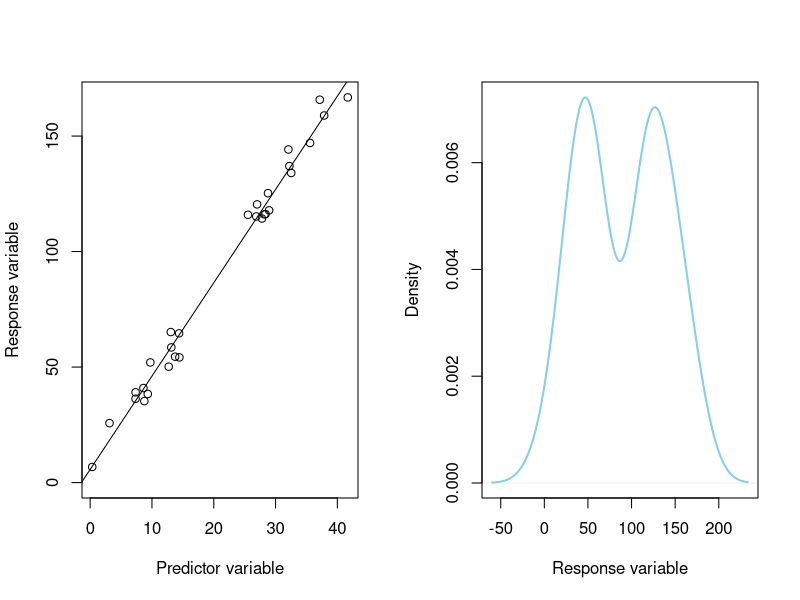
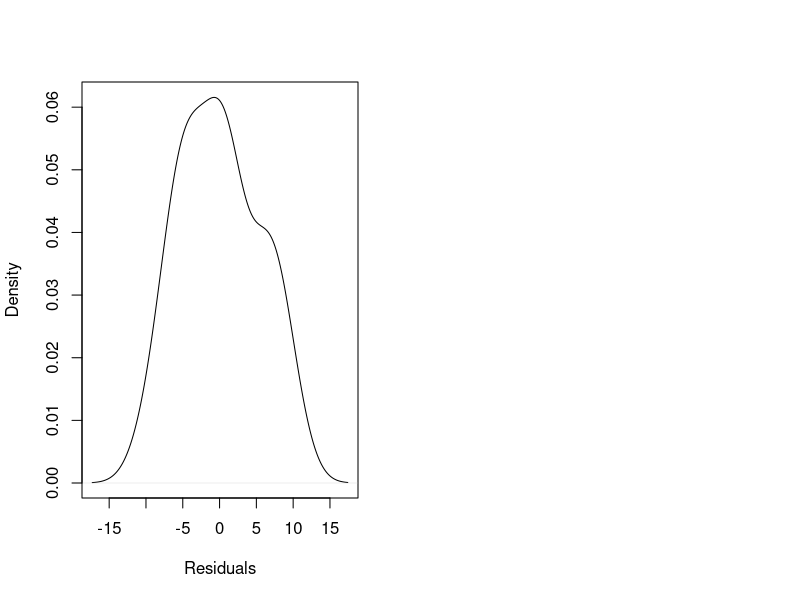
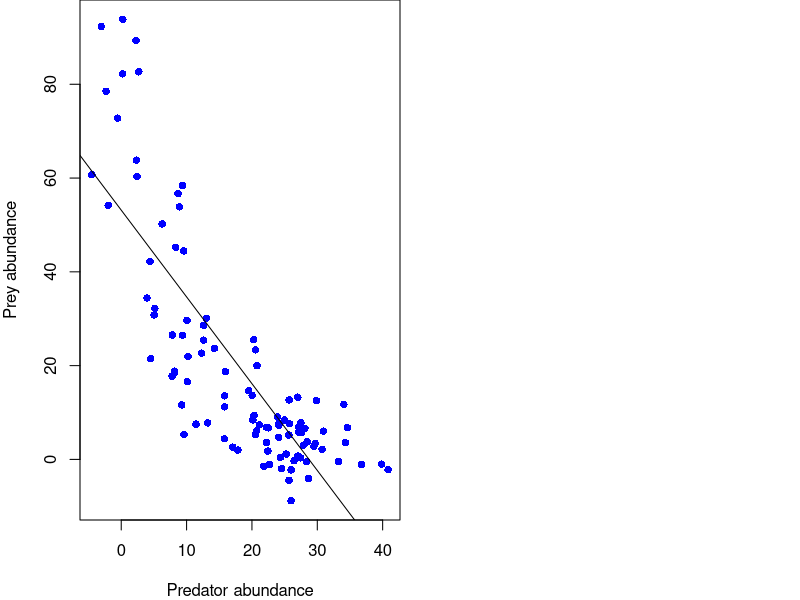
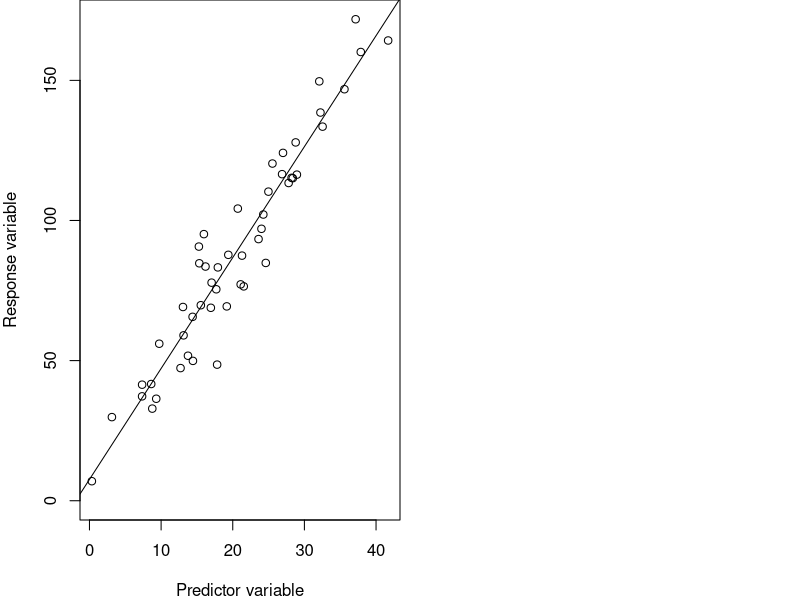
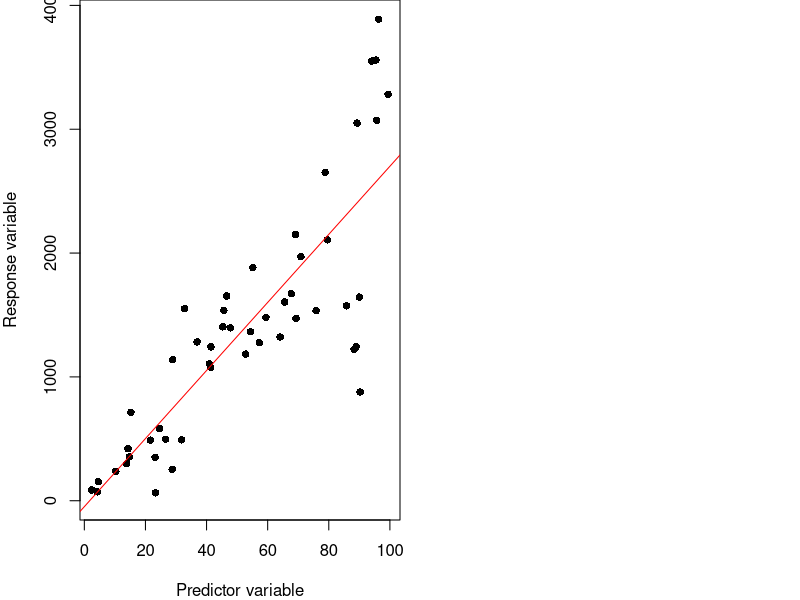
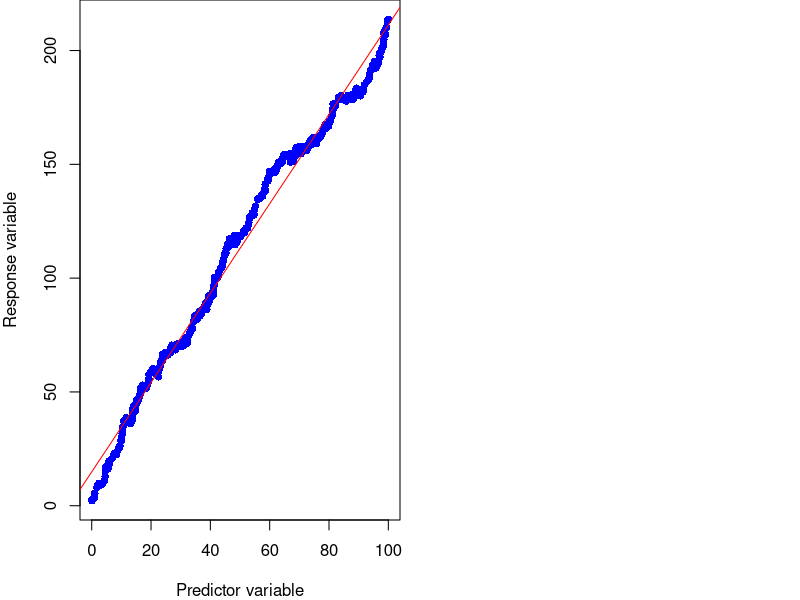
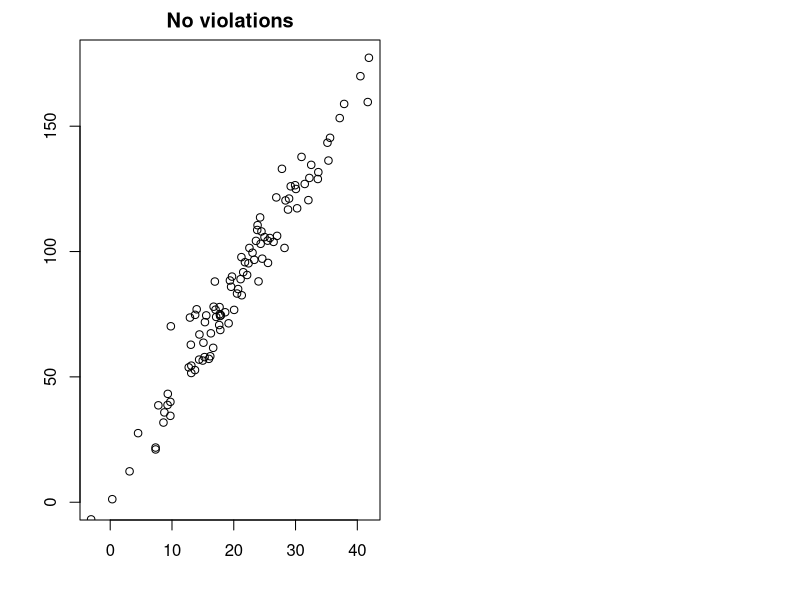
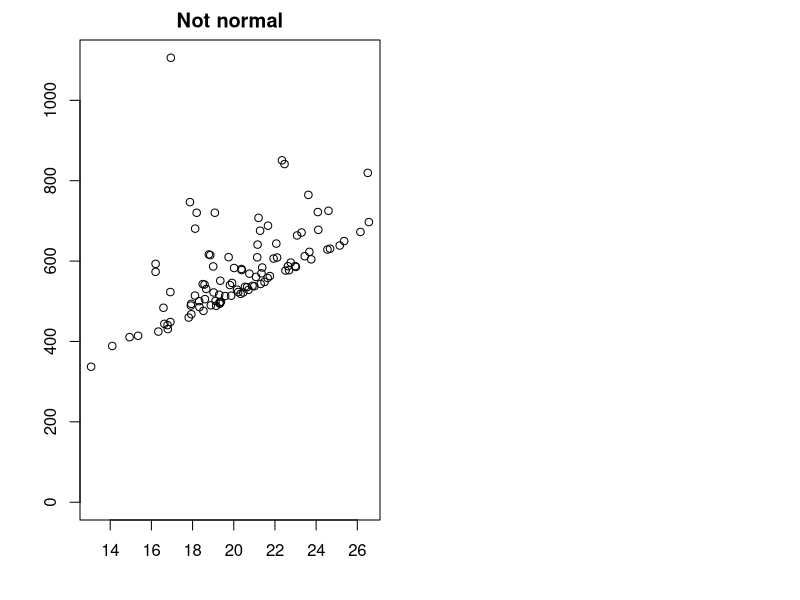

These figures' R source, in order: (Note: this script raises an error after producing the figures.)
## ---- chunk 1

knitr::opts_chunk$set(
	echo = TRUE,
	message = FALSE,
	warning = FALSE,
	cache = TRUE
)
## ---- chunk 2

#  NRES 710, Linear Regression (3)
#     University of Nevada, Reno
#     Assumptions of linear regression   

## ---- chunk 3
# Set the seed for reproducibility
set.seed(123)

# Set up the plotting area to display two plots side by side
par(mfrow = c(1, 2))

# Simulate data for the shallow slope
n <- 50
x1 <- rnorm(n, mean = 20, sd = 10)
y1 <- 5 + 4 * x1 + rnorm(n, mean = 0, sd = 8)

# Remove observations in the middle of x to create bimodal y
middle_range <- c(15, 25)
datum1 <- data.frame(x = x1, y = y1)
datum1 <- subset(datum1, x < middle_range[1] | x > middle_range[2])

# Plot the data with the shallow slope
plot(y ~ x, data = datum1,
     ylim=c(0, max(datum1$y)), xlab = "Predictor variable", ylab = "Response variable")

# Add a line to the plot for the shallow slope
results1 <- lm(y ~ x, data = datum1)
abline(results1)

# Plot the density of y
plot(density(datum1$y), col = "skyblue", xlab = "Response variable", ylab = "Density", main = "", lwd = 2)

# Examine normality of residuals
residuals <- resid(results1)
plot(density(residuals), xlab = "Residuals", main = "")
## ---- chunk 4
# Set the seed for reproducibility
set.seed(123); par(mar = c(4, 4, 0, 0)); par(mfrow=c(1,2))

# Simulate non-linear data
n <- 100
time <- seq(1, n)
prey_abundance <- 100 * exp(-0.05 * time) + rnorm(n, mean = 0, sd = 5)
predator_abundance <- 50 * (1 - exp(-0.01 * time)) + rnorm(n, mean = 0, sd = 5)

# Plot the data
plot(predator_abundance, prey_abundance, pch = 16, col = "blue",
     xlab = "Predator abundance", ylab = "Prey abundance")

# Fit a linear model
results <- lm(prey_abundance ~ predator_abundance)
abline(results)
## ---- chunk 5
# Set the seed for reproducibility
set.seed(123); par(mar = c(4, 4, 0, 0)); par(mfrow=c(1,2))

# Simulate data for the shallow slope
n <- 50
x1 <- rnorm(n, mean = 20, sd = 10)
y1 <- 5 + 4 * x1 + rnorm(n, mean = 0, sd = 12)

# Remove observations in the middle of x to create bimodal y
datum1 <- data.frame(x = x1, y = y1)

# Plot the data with the shallow slope
plot(y ~ x, data = datum1,
     ylim=c(0, max(datum1$y)), xlab = "Predictor variable", ylab = "Response variable")

# Add a line to the plot for the shallow slope
results1 <- lm(y ~ x, data = datum1)
abline(results1)
## ---- chunk 6
# Set the seed for reproducibility
set.seed(123); par(mar = c(4, 4, 0, 0)); par(mfrow=c(1,2))

# Simulate data with increasing variance (heteroscedasticity)
n <- 50
x1 <- runif(n, 0, 100)
y1 <- 20 + 25 * x1 + rnorm(n, mean = 0, sd = 10 * x1)

# Create a data frame
datum1 <- abs(data.frame(x = x1, y = y1))

# Fit a linear model
results1 <- lm(y ~ x, data = datum1)

# Predict values and calculate confidence intervals
predictions <- predict(results1, interval = "confidence", level = 0.95)
datum1 <- cbind(datum1, predictions)

# Plot the data
plot(datum1$x, datum1$y, ylim=c(0, max(datum1$y)), xlab = "Predictor variable", ylab = "Response variable", pch = 16)

# Add the regression line
abline(results1, col = "red")
## ---- chunk 7
# Set the seed for reproducibility
set.seed(123); par(mar = c(4, 4, 0, 0)); par(mfrow=c(1,2))

# # Simulate data with autocorrelation
# n <- 100
# x <- seq(1, n)
# phi <- 0.99  # Autoregressive parameter
# epsilon <- rnorm(n, mean = 0, sd = 5)  # Reduced noise term to make the autocorrelation more prominent
# y <- numeric(n)
# y[1] <- 5 + 2 * x[1] + epsilon[1]
# for (i in 2:n) {
#   y[i] <- 5 + 2 * x[i] + phi * (y[i-1] - (5 + 2 * x[i-1])) + epsilon[i]
# }
# 
# # Create a data frame
# data <- data.frame(x = x, y = y)

# Simulate data that are autocorrelated
n <- 500
x1 <- runif(n, 0, 100)

# Sort x1 from low to high
x1 <- sort(x1)

# Simulate error for each value using the mean of the previous value
error <- matrix(NA, length(x1), 1)
error[1,1] <- rnorm(1, mean = 0, sd = 1)
for (i in 2:length(x1)){
  error[i,1] <- rnorm(1, mean = error[i-1, 1], sd = 1)
}

# Create y values
y1 <- 3 + 2 * x1 + error

# Create dataframe
datum <- data.frame(x = x1, error = error, y = y1)

# Plot the data
plot(datum$x, datum$y, xlab = "Predictor variable", ylab = "Response variable", pch = 16, col = "blue")

# Fit a linear model
model <- lm(y ~ x, data = datum)

# Add the regression line to the graph
abline(model, col = "red")
## ---- chunk 8
# Load necessary libraries
library(knitr)

# Create the data frame
data <- data.frame(
  Group = c("Normality", "Linearity", "Homoscedasticity", "No autocorrelation"),
  `X-Y Scatterplot` = c("", "", "", ""),
  `Residuals Scatterplot` = c("", "", "", ""),
  `Histogram of Residuals` = c("", "", "", ""),
  `Autocorrelation Function (ACF)` = c("", "", "", "")
)

# Create the table
kable(data, col.names = c("Assumption", "X-Y Scatterplot", "Residuals Scatterplot", "Histogram of Residuals", "Autocorrelation Function (ACF)"))

## ---- chunk 9
# Set the seed for reproducibility
set.seed(123); par(mar = c(4, 4, 0, 0)); par(mfrow=c(1,2))

# Adjust margins: bottom, left, top, right
par(mar = c(4, 4, 2, 1))

# First, simulate data with no assumption violations
n <- 100
x1 <- rnorm(n, mean = 20, sd = 10)
y1 <- 5 + 4 * x1 + rnorm(n, mean = 0, sd = 8)

# Create dataframe
datum <- data.frame(x = x1, y = y1)

# Plot the data
plot(y ~ x, data = datum,
     ylim=c(0, max(datum$y)), xlab = "", ylab = "",
     main = "No violations")

## ---- chunk 10
# Set the seed for reproducibility
set.seed(123); par(mar = c(4, 4, 0, 0)); par(mfrow=c(1,2))

# Adjust graph margins: bottom, left, top, right
par(mar = c(4, 4, 2, 1))

# Second, simulate data with a violation of normality
n <- 100
x <- rnorm(n, mean = 20, sd = 3)
y <- 10 + 25 * x + rnorm(n, mean = 0, sd = 8)^2

# Create dataframe
datum <- data.frame(x = x, y = y)

# Plot the data
plot(y ~ x, data = datum,
     ylim=c(0, max(datum$y)), xlab = "", ylab = "",
     main = "Not normal")

## ---- chunk 11
# Set the seed for reproducibility
set.seed(123); par(mar = c(4, 4, 0, 0)); par(mfrow=c(1,2))

# Adjust graph margins: bottom, left, top, right
par(mar = c(4, 4, 2, 1))

# Simulate data with a violation of linearity
n <- 100
x <- runif(n, 0, 10)
y <- 3 + 2 * x - 0.18 * x^2 + rnorm(n, mean = 0, sd = 1)

# Create dataframe
datum <- data.frame(x = x, y = y)

# Plot the data
plot(y ~ x, data = datum,
     ylim=c(0, max(datum$y)), xlab = "", ylab = "",
     main = "Non-linear")

## ---- chunk 12
# Set the seed for reproducibility
set.seed(123); par(mar = c(4, 4, 0, 0)); par(mfrow=c(1,2))

# Adjust graph margins: bottom, left, top, right
par(mar = c(4, 4, 2, 1))

# Simulate data that are heteroscedastic
n <- 100
x1 <- runif(n, 0, 10)
y1 <- 5 + 4 * x1 + rnorm(n, mean = 0, sd = 1 * x1)

# Create dataframe
datum <- data.frame(x = x1, y = y1)

# Plot the data
plot(y ~ x, data = datum,
     ylim=c(0, max(datum$y)), xlab = "", ylab = "",
     main = "Heteroscedasticity")

## ---- chunk 13
# Set the seed for reproducibility
set.seed(123); par(mar = c(4, 4, 0, 0)); par(mfrow=c(1,2))

# Adjust graph margins: bottom, left, top, right
par(mar = c(4, 4, 2, 1))

# Simulate data that are autocorrelated
n <- 100
x1 <- runif(n, 0, 10)

# Sort x1 from low to high
x1 <- sort(x1)

# Simulate error for each value using the mean of the previous value
error <- matrix(NA, length(x1), 1)
error[1,1] <- rnorm(1, mean = 0, sd = 1)
for (i in 2:length(x1)){
  error[i,1] <- rnorm(1, mean = error[i-1, 1], sd = 1)
}

# Create y values
y1 <- 3 + 2 * x1 + error

# Create dataframe
datum <- data.frame(x = x1, error = error, y = y1)

# Plot the data
plot(y ~ x, data = datum,
     ylim=c(0, max(datum$y)), xlab = "", ylab = "",
     main = "Autocorrelation")

# Examine autocorrelation in the error term
print(datum[10:20,])

## ---- chunk 14
# Set the seed for reproducibility
set.seed(123)

# Set up the plotting area to display two plots side by side
par(mfrow = c(1, 2))

# Simulate data for the shallow slope
n <- 50
x1 <- rnorm(n, mean = 20, sd = 10)
y1 <- 5 + 4 * x1 + rnorm(n, mean = 0, sd = 8)

# Create dataframe
datum1 <- data.frame(x = x1, y = y1)

# Plot the data
plot(y ~ x, data = datum1,
     ylim=c(0, max(datum1$y)), xlab = "Predictor variable", ylab = "Response variable")

# Add a line to the plot for the shallow slope
results1 <- lm(y ~ x, data = datum1)
abline(results1)

# Calculate residuals
residuals1 <- residuals(results1)

# Plot the residuals
plot(datum1$x, residuals1, xlab = "Predictor variable", ylab = "Residuals")
abline(h = 0, col = "red", lty = 2)

## ---- chunk 15
# Set the seed for reproducibility
set.seed(111)

# Set up the plotting area to display two plots side by side
par(mfrow = c(1, 2))

# Simulate data for the shallow slope
n <- 100
x1 <- runif(n, 0, 50)
y1 <- 5 + 4 * x1 + rnorm(n, mean = 0, sd = 0.15 * x1)

# Create dataframe
datum1 <- data.frame(x = x1, y = y1)

# Plot the data
plot(y ~ x, data = datum1,
     ylim=c(0, max(datum1$y)), xlab = "Predictor variable", ylab = "Response variable")

# Add a line to the plot for the shallow slope
results1 <- lm(y ~ x, data = datum1)
abline(results1)

# Calculate residuals
residuals1 <- residuals(results1)

# Plot the residuals
plot(datum1$x, residuals1, xlab = "Predictor variable", ylab = "Residuals")
abline(h = 0, col = "red", lty = 2)

## ---- chunk 16
# Set the seed for reproducibility
set.seed(111)

# Set up the plotting area to display two plots side by side
par(mfrow = c(2, 2))

# Simulate data with non-normally distributed error
n <- 100
x <- rnorm(n, mean = 20, sd = 3)
y <- 10 + 25 * x + rnorm(n, mean = 0, sd = 8)^2

# Create dataframe
datum <- data.frame(x = x, y = y)

# Simple linear model
results1 <- lm(y ~ x, data = datum)

# Calculate residuals
residuals1 <- residuals(results1)

# Plot the residuals
plot(datum$x, residuals1, xlab = "", ylab = "", main = "Non-normal error")
abline(h = 0, col = "red", lty = 2)


### Simulate nonlinear data
n <- 100
x <- runif(n, 0, 10)
y <- 3 + 2 * x - 0.18 * x^2 + rnorm(n, mean = 0, sd = 1)

# Create dataframe
datum <- data.frame(x = x, y = y)

# Simple linear model
results1 <- lm(y ~ x, data = datum)

# Calculate residuals
residuals1 <- residuals(results1)

# Plot the residuals
plot(datum$x, residuals1, xlab = "", ylab = "", main = "Nonlinearity")
abline(h = 0, col = "red", lty = 2)


### Simulate data that are autocorrelated
n <- 100
x1 <- runif(n, 0, 10)

# Sort x1 from low to high
x1 <- sort(x1)

# Simulate error for each value using the mean of the previous value
error <- matrix(NA, length(x1), 1)
error[1,1] <- rnorm(1, mean = 0, sd = 1)
for (i in 2:length(x1)){
  error[i,1] <- rnorm(1, mean = error[i-1, 1], sd = 1)
}

# Create y values
y1 <- 3 + 2 * x1 + error

# Create dataframe
datum <- data.frame(x = x1, error = error, y = y1)

# Simple linear model
results1 <- lm(y ~ x, data = datum)

# Calculate residuals
residuals1 <- residuals(results1)

# Plot the residuals
plot(datum$x, residuals1, xlab = "", ylab = "", main = "Autocorrelation")
abline(h = 0, col = "red", lty = 2)


### Simulate heteroscedastic data
n <- 100
x1 <- runif(n, 0, 50)
y1 <- 5 + 4 * x1 + rnorm(n, mean = 0, sd = 0.15 * x1)

# Create dataframe
datum1 <- data.frame(x = x1, y = y1)

# Simple linear model
results1 <- lm(y ~ x, data = datum1)

# Calculate residuals
residuals1 <- residuals(results1)

# Plot the residuals
plot(datum1$x, residuals1, xlab = "", ylab = "", main = "Heteroscedasticity")
abline(h = 0, col = "red", lty = 2)

## ---- chunk 17
# Set the seed for reproducibility
set.seed(123)

# Set up the plotting area to display two plots side by side
par(mfrow = c(1, 2))

### Simulate data with normally distributed error
n <- 100
x1 <- rnorm(n, mean = 20, sd = 10)
y1 <- 5 + 4 * x1 + rnorm(n, mean = 0, sd = 8)

# Create dataframe
datum <- data.frame(x = x1, y = y1)

# Simple linear model
results1 <- lm(y ~ x, data = datum)

# Calculate residuals
residuals1 <- residuals(results1)

# Plot the residuals
hist(residuals1, xlab = "", ylab = "Frequency", main = "Normal error")

### Simulate data with non-normally distributed error
n <- 100
x <- rnorm(n, mean = 20, sd = 3)
y <- 10 + 25 * x + rnorm(n, mean = 0, sd = 8)^2

# Create dataframe
datum <- data.frame(x = x, y = y)

# Simple linear model
results1 <- lm(y ~ x, data = datum)

# Calculate residuals
residuals1 <- residuals(results1)

# Plot the residuals
hist(residuals1, xlab = "", ylab = "Frequency", main = "Non-normal error")

## ---- chunk 18
# Set the seed for reproducibility
set.seed(123)

# Adjust graph margins: bottom, left, top, right
par(mar = c(4, 4, 2, 1))
par(mfrow = c(1, 2))

# Simulate data with a violation of linearity
n <- 100
x <- runif(n, 0, 10)
x <- sort(x)
y <- 3 + 2 * x - 0.18 * x^2 + rnorm(n, mean = 0, sd = 1)

# Create dataframe
datum <- data.frame(x = x, y = y)

# Plot the data
plot(y ~ x, data = datum,
     ylim=c(0, max(datum$y)), xlab = "", ylab = "",
     main = "Non-linear")

# Linear regression
results <- lm(y ~ x, data = datum)

# Plot the line
abline(results)

# ACF
acf(y, ylab = "Autocorrelation function (ACF)", main = "")

## ---- chunk 19
# Load necessary libraries
library(knitr)

# Create the data frame
data <- data.frame(
  Group = c("Normality", "Linearity", "Homoscedasticity", "No autocorrelation"),
  `X-Y Scatterplot` = c("X", "X", "X", "X"),
  `Residuals Scatterplot` = c("X", "X", "X", "X"),
  `Histogram of Residuals` = c("!!", "", "", ""),
  `Autocorrelation Function (ACF)` = c("", "**", "", "!!")
)

# Create the table
kable(data, col.names = c("Assumption", "X-Y Scatterplot", "Residuals Scatterplot", "Histogram of Residuals", "Autocorrelation Function (ACF)"))

## ---- chunk 20
# Load the data
datum <- read.csv("lecture_5_good_data.csv")

# Plot the data
plot(y ~ x, data = datum)

## ---- chunk 21
# Load the data
nonlinear <- read.csv("lecture_5_nonlinear_data.csv")

# Plot the data
plot(y ~ x, data = nonlinear)

## ---- chunk 22
# Load the data
norm <- read.csv("lecture_5_nonnormal_data.csv")

# Plot the data
plot(y ~ x, data = norm)

## ---- chunk 23
# Load the data
hetero <- read.csv("lecture_5_heteroscedastic_data.csv")

# Plot the data
plot(y ~ x, data = hetero)

## ---- chunk 24
# Load the data
auto <- read.csv("lecture_5_autocorrelated_data.csv")

# Plot the data
plot(y ~ x, data = auto)

## ---- chunk 25
# Fit linear regression models to the five datasets
results <- lm(y ~ x, data = datum)
resultsNonlinear <- lm(y ~ x, data = nonlinear)
resultsNorm <- lm(y ~ x, data = norm)
resultsHetero <- lm(y ~ x, data = hetero)
resultsAuto <- lm(y ~ x, data = auto)

## ---- chunk 26
# Examine the residuals (just the first ~20)
residuals(results)[1:20]

## ---- chunk 27
# Simple way
plot(residuals(results))

## ---- chunk 28
# Correct way to examine residuals plot
plot(residuals(results) ~ datum$x)

# Add a horizontal line at y = 0
abline(a = 0, b = 0)

## ---- chunk 29
# Correct way to examine residuals plot
plot(residuals(resultsNonlinear) ~ nonlinear$x)

# Add a horizontal line at y = 0
abline(a = 0, b = 0)

## ---- chunk 30
# Correct way to examine residuals plot
plot(residuals(resultsNorm) ~ norm$x)

# Add a horizontal line at y = 0
abline(a = 0, b = 0)

## ---- chunk 31
# Correct way to examine residuals plot
plot(residuals(resultsHetero) ~ hetero$x)

# Add a horizontal line at y = 0
abline(a = 0, b = 0)

## ---- chunk 32
# Correct way to examine residuals plot
plot(residuals(resultsAuto) ~ auto$x)

# Add a horizontal line at y = 0
abline(a = 0, b = 0)

## ---- chunk 33
# Correct way to examine residuals plot
hist(residuals(results))

## ---- chunk 34
# Correct way to examine residuals plot
hist(residuals(resultsNorm))

## ---- chunk 35
# Correct way to examine residuals plot
hist(residuals(resultsHetero))

## ---- chunk 36
# Make two graphs side-by-side
par(mfrow = c(1, 2))

# Default setting
hist(residuals(resultsHetero))

# Revisualizing with more breaks
hist(residuals(resultsHetero), breaks = 10)

## ---- chunk 37
# Autocorrelation function for normal data
acf(residuals(results)[order(datum$x)])

## ---- chunk 38
# Autocorrelation function for normal data
acf(residuals(resultsAuto)[order(auto$x)])

## ---- chunk 39
# Two graphs
par(mfrow=c(1,2))

# Recall the scatterplot for the nonlinear data
plot(y ~ x, data = nonlinear)

# Autocorrelation function with correct order
acf(residuals(resultsNonlinear)[order(nonlinear$x)])




## ---- chunk 40
########################## 'Truth' ############################ 
### Code for simulating data that were analyzed in this lecture

# Set the seed for reproducibility
set.seed(123)

## Simulate data with no assumption violations
n <- 100
x1 <- rnorm(n, mean = 20, sd = 10)
y1 <- 5 + 4 * x1 + rnorm(n, mean = 0, sd = 8)

# Create dataframe
datum <- data.frame(x = x1, y = y1)

# Save the CSV file
write.csv(datum, "lecture_5_good_data.csv")


## Simulate data with a violation of normality
n <- 100
x <- rnorm(n, mean = 20, sd = 3)
y <- 10 + 25 * x + rnorm(n, mean = 0, sd = 8)^2

# Create dataframe
datum <- data.frame(x = x, y = y)

# Save the CSV file
write.csv(datum, "lecture_5_nonnormal_data.csv")


## Simulate data with a violation of linearity
n <- 100
x <- runif(n, 0, 10)
#x <- sort(x)
y <- 3 + 2 * x - 0.18 * x^2 + rnorm(n, mean = 0, sd = 1)

# Create dataframe
datum <- data.frame(x = x, y = y)

# Save the CSV file
write.csv(datum, "lecture_5_nonlinear_data.csv")


## Simulate data that are heteroscedastic
n <- 100
x1 <- runif(n, 0, 10)
y1 <- 5 + 4 * x1 + rnorm(n, mean = 0, sd = 1 * x1)

# Create dataframe
datum <- data.frame(x = x1, y = y1)

# Save the CSV file
write.csv(datum, "lecture_5_heteroscedastic_data.csv")


## Simulate data that are autocorrelated
n <- 100
x1 <- runif(n, 0, 10)

# Sort x1 from low to high
x1 <- sort(x1)

# Simulate error for each value using the mean of the previous value
error <- matrix(NA, length(x1), 1)
error[1,1] <- rnorm(1, mean = 0, sd = 1)
for (i in 2:length(x1)){
  error[i,1] <- rnorm(1, mean = error[i-1, 1], sd = 1)
}

# Create y values
y1 <- 3 + 2 * x1 + error

# Create dataframe
datum <- data.frame(x = x1, error = error, y = y1)

# Save the CSV file
write.csv(datum, "lecture_5_autocorrelated_data.csv")
